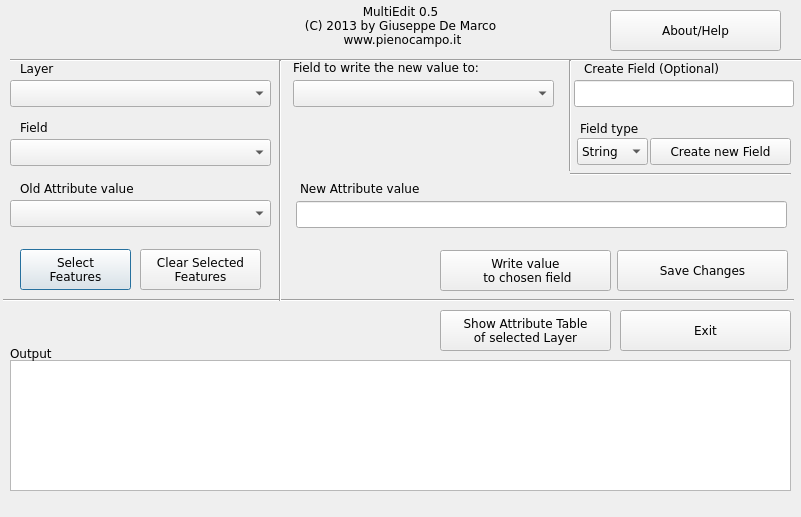
<?xml version="1.0" encoding="UTF-8"?>
<ui version="4.0">
 <class>MultiEdit</class>
 <widget class="QDialog" name="MultiEdit">
  <property name="geometry">
   <rect>
    <x>0</x>
    <y>0</y>
    <width>801</width>
    <height>517</height>
   </rect>
  </property>
  <property name="font">
   <font>
    <family>Verdana</family>
   </font>
  </property>
  <property name="windowTitle">
   <string>MultiEdit</string>
  </property>
  <widget class="QComboBox" name="chosenlayer">
   <property name="geometry">
    <rect>
     <x>10</x>
     <y>80</y>
     <width>261</width>
     <height>27</height>
    </rect>
   </property>
  </widget>
  <widget class="QLabel" name="label">
   <property name="geometry">
    <rect>
     <x>20</x>
     <y>60</y>
     <width>67</width>
     <height>17</height>
    </rect>
   </property>
   <property name="text">
    <string>Layer</string>
   </property>
  </widget>
  <widget class="QComboBox" name="Column">
   <property name="geometry">
    <rect>
     <x>10</x>
     <y>139</y>
     <width>261</width>
     <height>27</height>
    </rect>
   </property>
  </widget>
  <widget class="QLabel" name="label_2">
   <property name="geometry">
    <rect>
     <x>20</x>
     <y>119</y>
     <width>67</width>
     <height>17</height>
    </rect>
   </property>
   <property name="text">
    <string>Field</string>
   </property>
  </widget>
  <widget class="QComboBox" name="oldattribute">
   <property name="geometry">
    <rect>
     <x>10</x>
     <y>200</y>
     <width>261</width>
     <height>27</height>
    </rect>
   </property>
  </widget>
  <widget class="QLabel" name="label_3">
   <property name="geometry">
    <rect>
     <x>20</x>
     <y>180</y>
     <width>141</width>
     <height>17</height>
    </rect>
   </property>
   <property name="text">
    <string>Old Attribute value</string>
   </property>
  </widget>
  <widget class="QLabel" name="label_4">
   <property name="geometry">
    <rect>
     <x>300</x>
     <y>180</y>
     <width>161</width>
     <height>17</height>
    </rect>
   </property>
   <property name="text">
    <string>New Attribute value</string>
   </property>
  </widget>
  <widget class="QTextBrowser" name="txtFeedBack">
   <property name="geometry">
    <rect>
     <x>10</x>
     <y>360</y>
     <width>781</width>
     <height>131</height>
    </rect>
   </property>
  </widget>
  <widget class="Line" name="line">
   <property name="geometry">
    <rect>
     <x>10</x>
     <y>50</y>
     <width>841</width>
     <height>20</height>
    </rect>
   </property>
   <property name="frameShadow">
    <enum>QFrame::Sunken</enum>
   </property>
   <property name="orientation">
    <enum>Qt::Horizontal</enum>
   </property>
  </widget>
  <widget class="QLabel" name="label_5">
   <property name="geometry">
    <rect>
     <x>60</x>
     <y>0</y>
     <width>681</width>
     <height>51</height>
    </rect>
   </property>
   <property name="text">
    <string>MultiEdit 0.5  
(C) 2013 by Giuseppe De Marco
 www.pienocampo.it</string>
   </property>
   <property name="alignment">
    <set>Qt::AlignCenter</set>
   </property>
  </widget>
  <widget class="QPushButton" name="select">
   <property name="geometry">
    <rect>
     <x>20</x>
     <y>249</y>
     <width>111</width>
     <height>41</height>
    </rect>
   </property>
   <property name="text">
    <string>Select
Features</string>
   </property>
  </widget>
  <widget class="QPushButton" name="unselect">
   <property name="geometry">
    <rect>
     <x>140</x>
     <y>249</y>
     <width>121</width>
     <height>41</height>
    </rect>
   </property>
   <property name="text">
    <string>Clear Selected
Features</string>
   </property>
  </widget>
  <widget class="QPushButton" name="change_another">
   <property name="geometry">
    <rect>
     <x>440</x>
     <y>250</y>
     <width>171</width>
     <height>41</height>
    </rect>
   </property>
   <property name="text">
    <string>Write value 
 to chosen field</string>
   </property>
  </widget>
  <widget class="QComboBox" name="new_field">
   <property name="geometry">
    <rect>
     <x>293</x>
     <y>80</y>
     <width>261</width>
     <height>27</height>
    </rect>
   </property>
  </widget>
  <widget class="QLabel" name="label_6">
   <property name="geometry">
    <rect>
     <x>293</x>
     <y>59</y>
     <width>261</width>
     <height>17</height>
    </rect>
   </property>
   <property name="text">
    <string>Field to write the new value to:</string>
   </property>
  </widget>
  <widget class="QLabel" name="label_7">
   <property name="geometry">
    <rect>
     <x>10</x>
     <y>343</y>
     <width>67</width>
     <height>20</height>
    </rect>
   </property>
   <property name="text">
    <string>Output</string>
   </property>
  </widget>
  <widget class="QPushButton" name="Exit">
   <property name="geometry">
    <rect>
     <x>620</x>
     <y>310</y>
     <width>171</width>
     <height>41</height>
    </rect>
   </property>
   <property name="text">
    <string>Exit</string>
   </property>
  </widget>
  <widget class="QPushButton" name="save">
   <property name="geometry">
    <rect>
     <x>617</x>
     <y>250</y>
     <width>171</width>
     <height>41</height>
    </rect>
   </property>
   <property name="text">
    <string>Save Changes</string>
   </property>
  </widget>
  <widget class="QPushButton" name="show_t">
   <property name="geometry">
    <rect>
     <x>440</x>
     <y>310</y>
     <width>171</width>
     <height>41</height>
    </rect>
   </property>
   <property name="text">
    <string>Show Attribute Table 
of selected Layer</string>
   </property>
  </widget>
  <widget class="QComboBox" name="fieldtype">
   <property name="geometry">
    <rect>
     <x>577</x>
     <y>138</y>
     <width>71</width>
     <height>27</height>
    </rect>
   </property>
   <item>
    <property name="text">
     <string>String</string>
    </property>
   </item>
   <item>
    <property name="text">
     <string>Int</string>
    </property>
   </item>
   <item>
    <property name="text">
     <string>Double</string>
    </property>
   </item>
  </widget>
  <widget class="QPushButton" name="create_new_field">
   <property name="geometry">
    <rect>
     <x>650</x>
     <y>138</y>
     <width>141</width>
     <height>27</height>
    </rect>
   </property>
   <property name="text">
    <string>Create new Field</string>
   </property>
  </widget>
  <widget class="Line" name="line_6">
   <property name="geometry">
    <rect>
     <x>3</x>
     <y>290</y>
     <width>791</width>
     <height>20</height>
    </rect>
   </property>
   <property name="frameShadow">
    <enum>QFrame::Sunken</enum>
   </property>
   <property name="orientation">
    <enum>Qt::Horizontal</enum>
   </property>
  </widget>
  <widget class="QLabel" name="label_8">
   <property name="geometry">
    <rect>
     <x>584</x>
     <y>60</y>
     <width>201</width>
     <height>17</height>
    </rect>
   </property>
   <property name="text">
    <string>Create Field (Optional)</string>
   </property>
  </widget>
  <widget class="QLabel" name="label_10">
   <property name="geometry">
    <rect>
     <x>580</x>
     <y>120</y>
     <width>161</width>
     <height>17</height>
    </rect>
   </property>
   <property name="text">
    <string>Field type</string>
   </property>
  </widget>
  <widget class="QLineEdit" name="newvalue">
   <property name="geometry">
    <rect>
     <x>296</x>
     <y>201</y>
     <width>491</width>
     <height>27</height>
    </rect>
   </property>
  </widget>
  <widget class="QLineEdit" name="newfield">
   <property name="geometry">
    <rect>
     <x>574</x>
     <y>80</y>
     <width>220</width>
     <height>27</height>
    </rect>
   </property>
  </widget>
  <widget class="QLabel" name="label_12">
   <property name="geometry">
    <rect>
     <x>220</x>
     <y>10</y>
     <width>51</width>
     <height>51</height>
    </rect>
   </property>
   <property name="text">
    <string/>
   </property>
   <property name="pixmap">
    <pixmap resource="resources.qrc">:/plugins/MultiEdit/pienocampo.png</pixmap>
   </property>
   <property name="scaledContents">
    <bool>true</bool>
   </property>
  </widget>
  <widget class="Line" name="line_3">
   <property name="geometry">
    <rect>
     <x>270</x>
     <y>60</y>
     <width>20</width>
     <height>241</height>
    </rect>
   </property>
   <property name="orientation">
    <enum>Qt::Vertical</enum>
   </property>
  </widget>
  <widget class="Line" name="line_2">
   <property name="geometry">
    <rect>
     <x>560</x>
     <y>60</y>
     <width>20</width>
     <height>111</height>
    </rect>
   </property>
   <property name="orientation">
    <enum>Qt::Vertical</enum>
   </property>
  </widget>
  <widget class="Line" name="line_4">
   <property name="geometry">
    <rect>
     <x>570</x>
     <y>166</y>
     <width>221</width>
     <height>16</height>
    </rect>
   </property>
   <property name="orientation">
    <enum>Qt::Horizontal</enum>
   </property>
  </widget>
  <widget class="QPushButton" name="about">
   <property name="geometry">
    <rect>
     <x>610</x>
     <y>10</y>
     <width>171</width>
     <height>41</height>
    </rect>
   </property>
   <property name="text">
    <string>About/Help</string>
   </property>
  </widget>
 </widget>
 <resources>
  <include location="resources.qrc"/>
  <include location="resources.qrc"/>
 </resources>
 <connections>
  <connection>
   <sender>Exit</sender>
   <signal>clicked(bool)</signal>
   <receiver>MultiEdit</receiver>
   <slot>reject()</slot>
   <hints>
    <hint type="sourcelabel">
     <x>618</x>
     <y>393</y>
    </hint>
    <hint type="destinationlabel">
     <x>347</x>
     <y>272</y>
    </hint>
   </hints>
  </connection>
 </connections>
</ui>
